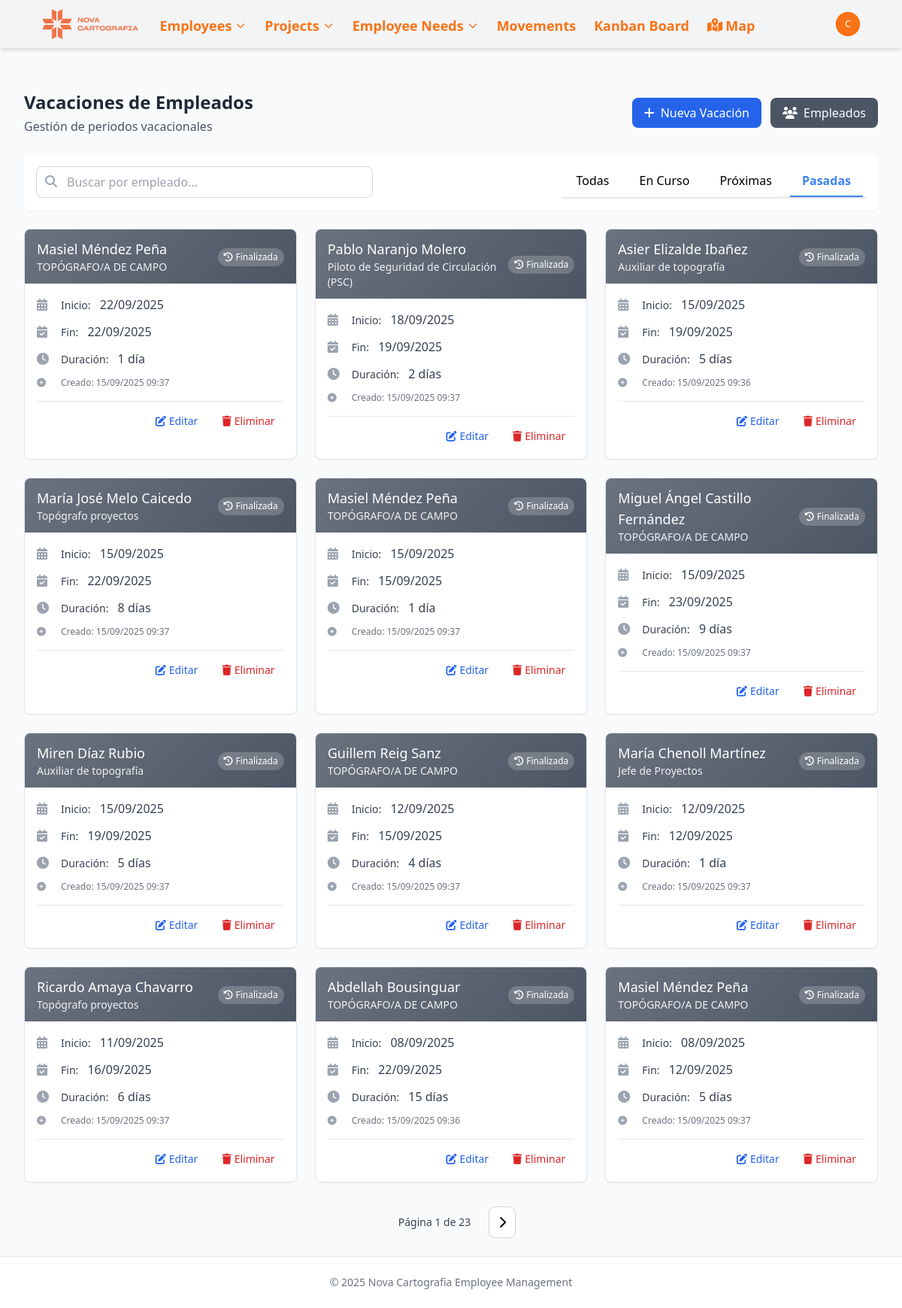
/employee-vacations/?status=past (signed in), run on an earlier commit of the app's database.
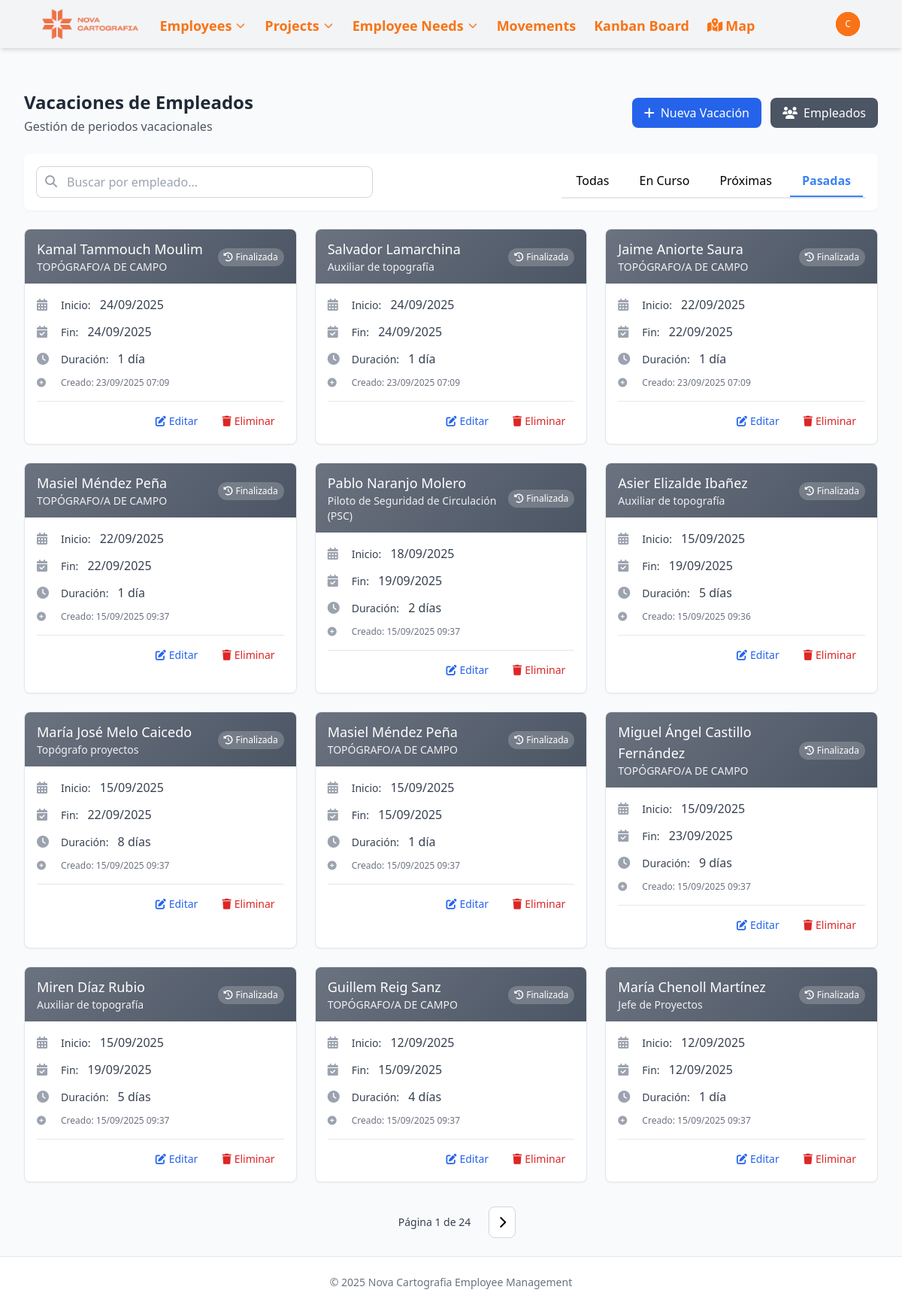
And on a later commit of the database.
### novacartografia_employee_management/models.py (models this page shows, shortened)
class EmployeeVacation(models.Model):
    employee = models.ForeignKey(Employee, on_delete=models.CASCADE, related_name='holidays')
    date_from = models.DateField()
    date_to = models.DateField()
    created_at = models.DateTimeField(auto_now_add=True)
    class Meta:
        ordering = ['date_from']
        verbose_name = "Employee Holiday"
        verbose_name_plural = "Employee Holidays"

class Employee(models.Model):
    name = models.CharField(max_length=100)
    job = models.CharField(max_length=100)
    project_id = models.ForeignKey(Project, on_delete=models.SET_NULL, related_name='employee_set', blank=True, null=True)
    street = models.CharField(max_length=100, blank=True, null=True)
    city = models.CharField(max_length=100, blank=True, null=True)
    active = models.BooleanField(default=True, help_text="Indicates if the employee is currently active")
    start_date = models.DateField(default=timezone.now, help_text="When the employee started working", null=True, blank=True)
    end_date = models.DateField(blank=True, null=True, help_text="When the employee ended working, if applicable")
    state = models.CharField(max_length=50, default='valencia',
           choices=[
                ('Araba (Álava)', 'Álava'),
                ('Albacete', 'Albacete'),
                ('Alacant (Alicante)', 'Alicante'),
                ('Almería', 'Almería'),
                ('Asturias', 'Asturias'),
                ('Ávila', 'Ávila'),
                ('Badajoz', 'Badajoz'),
                ('Barcelona', 'Barcelona'),
                ('Burgos', 'Burgos'),
                ('Cáceres', 'Cáceres'),
                ('Cádiz', 'Cádiz'),
                ('Cantabria', 'Cantabria'),
                ('Castelló (Castellón)', 'Castellón'),
                ('Ceuta', 'Ceuta'),
                ('Ciudad Real', 'Ciudad Real'),
                ('Córdoba', 'Córdoba'),
                ('Cuenca', 'Cuenca'),
                ('Gerona', 'Gerona'),
                ('Granada', 'Granada'),
                ('Guadalajara', 'Guadalajara'),
                ('Gipuzkoa (Guipúzcoa)', 'Guipúzcoa'),
                ('Huelva', 'Huelva'),
                ('Huesca', 'Huesca'),
                ('Islas Baleares', 'Islas Baleares'),
                ('Jaén', 'Jaén'),
                ('A Coruña (La Coruña)', 'La Coruña'),
                ('La Rioja', 'La Rioja'),
                ('Las Palmas', 'Las Palmas'),
                ('León', 'León'),
                ('Lérida', 'Lérida'),
                ('Lleida', 'Lérida'),  # Agregado porque aparece en tu CSV
                ('Lugo', 'Lugo'),
                ('Madrid', 'Madrid'),
                ('Málaga', 'Málaga'),
                ('Melilla', 'Melilla'),
                ('Murcia', 'Murcia'),
                ('Navarra (Nafarroa)', 'Navarra'),  # Corregido para coincidir con el CSV
                ('Orense', 'Orense'),
                ('Palencia', 'Palencia'),
                ('Pontevedra', 'Pontevedra'),
                ('Salamanca', 'Salamanca'),
                ('Santa Cruz de Tenerife', 'Santa Cruz de Tenerife'),
                ('Segovia', 'Segovia'),
                ('Sevilla', 'Sevilla'),
                ('Soria', 'Soria'),
                ('Tarragona', 'Tarragona'),
                ('Teruel', 'Teruel'),
                ('Toledo', 'Toledo'),
                ('Valencia', 'Valencia'),
                ('Valladolid', 'Valladolid'),
                ('Bizkaia (Vizcaya)', 'Vizcaya'),
                ('Zamora', 'Zamora'),
                ('Zaragoza', 'Zaragoza'),
            ])
    latitude = models.FloatField(null=True, blank=True)
    longitude = models.FloatField(null=True, blank=True)
    academic_training = models.CharField(max_length=100, blank=True, null=True)
    driver_license = models.BooleanField(default=False)
    twenty_hours = models.BooleanField(default=False)
    sixty_hours = models.BooleanField(default=False)
    confine = models.BooleanField(default=False)
    height = models.BooleanField(default=False)
    mining = models.BooleanField(default=False)
    railway_carriage = models.BooleanField(default=False)
    railway_mounting = models.BooleanField(default=False)
    building = models.BooleanField(default=False)
    office_work = models.BooleanField(default=False)
    scanner = models.BooleanField(default=False)
    leveling = models.BooleanField(default=False)
    static = models.BooleanField(default=False)
    drag = models.BooleanField(default=False)
    locked = models.BooleanField(default=False, help_text="Indicates if the employee is locked for a future project")
    vacations_from = models.DateField(blank=True, null=True)
    vacations_to = models.DateField(blank=True, null=True)
    leave_from = models.DateField(blank=True, null=True)
    leave_to = models.DateField(blank=True, null=True)
    end_contract = models.BooleanField(default=False, help_text="Indicates if the employee's contract is ending soon")

### novacartografia_employee_management/views.py (the view)
# urls.py: path('employee-vacations/', views.employee_vacation_list, name='employee_vacation_list'),
@login_required
def employee_vacation_list(request):
    search_query = request.GET.get('search', '')
    status_filter = request.GET.get('status', '')
    today = timezone.now().date()
    vacations = EmployeeVacation.objects.annotate(
        status_category=Case(
            When(date_from__lte=today, date_to__gte=today, then=Value(1)),
            When(date_from__gt=today, then=Value(2)),
            When(date_to__lt=today, then=Value(3)),
            default=Value(4),
            output_field=IntegerField(),
        )
    ).select_related('employee')
    if search_query:
        vacations = vacations.filter(
            Q(employee__name__icontains=search_query) |
            Q(employee__job__icontains=search_query) |
            Q(employee__state__icontains=search_query)
        )
    if status_filter == 'current':
        vacations = vacations.filter(date_from__lte=today, date_to__gte=today)
    elif status_filter == 'upcoming':
        vacations = vacations.filter(date_from__gt=today)
    elif status_filter == 'past':
        vacations = vacations.filter(date_to__lt=today)
    vacations = vacations.order_by('status_category', '-date_from', 'employee__name')
    paginator = Paginator(vacations, 12)  # 12 vacaciones por página
    page_number = request.GET.get('page')
    page_obj = paginator.get_page(page_number)
    context = {
        'employee_vacations': page_obj,
        'page_obj': page_obj,
        'is_paginated': page_obj.has_other_pages(),
        'search_query': search_query,
        'status_filter': status_filter,
        'can_edit': request.user.groups.filter(name='Editores').exists() or request.user.is_superuser,
    }
    return render(request, 'novacartografia_employee_management/employee_vacation_list.html', context)

### novacartografia_employee_management/templatetags/employee_filters.py (called while the page is built)
@register.filter
def date_diff(date1, date2):
    if date1 and date2:
        try:
            if isinstance(date1, str):
                date1 = datetime.strptime(date1, '%Y-%m-%d').date()
            if isinstance(date2, str):
                date2 = datetime.strptime(date2, '%Y-%m-%d').date()
            diff = (date1 - date2).days + 1  # +1 para incluir ambos días
            return max(diff, 0)  # No devolver números negativos
        except:
            return 0
    return 0

### templates/novacartografia_employee_management/employee_vacation_list.html (shortened to what the changed rows need)
{% extends "base.html" %}
{% load employee_filters %}
{% block content %}
<div class="main-content-wrapper">
    <div class="flex flex-col md:flex-row md:justify-between md:items-center mb-6">
        <div>
            <h2 class="text-2xl font-bold text-gray-800">Vacaciones de Empleados</h2>
        </div>
    </div>
    <div class="grid grid-cols-1 md:grid-cols-2 lg:grid-cols-3 gap-6">
        {% for vacation in employee_vacations %}
            {% now "Y-m-d" as today %}
            <div class="vacation-card bg-white rounded-lg shadow-sm border border-gray-200 overflow-hidden">
                <div class="px-4 py-3 {% if vacation.date_from|date:'Y-m-d' <= today and vacation.date_to|date:'Y-m-d' >= today %}status-current{% elif vacation.date_from|date:'Y-m-d' > today %}status-upcoming{% else %}status-past{% endif %}">
                    <div class="flex justify-between items-center">
                        <div>
                            <h3 class="font-medium text-lg">{{ vacation.employee.name }}</h3>
                            <p class="text-sm opacity-90">{{ vacation.employee.job }}</p>
                        </div>
                        <div class="text-right">
                            {% if vacation.date_from|date:"Y-m-d" <= today and vacation.date_to|date:"Y-m-d" >= today %}
                                <span class="inline-flex items-center px-2 py-1 rounded-full text-xs font-medium bg-white bg-opacity-20">
                                    <i class="fas fa-check-circle mr-1"></i>En Curso
                                </span>
                            {% elif vacation.date_from|date:"Y-m-d" > today %}
                                <span class="inline-flex items-center px-2 py-1 rounded-full text-xs font-medium bg-white bg-opacity-20">
                                    <i class="fas fa-clock mr-1"></i>Próxima
                                </span>
                            {% else %}
                                <span class="inline-flex items-center px-2 py-1 rounded-full text-xs font-medium bg-white bg-opacity-20">
                                    <i class="fas fa-history mr-1"></i>Finalizada
                                </span>
                            {% endif %}
                        </div>
                    </div>
                </div>
                <div class="p-4">
                    <div class="space-y-3">
                        <div class="flex items-center text-gray-700">
                            <i class="fas fa-calendar-alt w-5 text-gray-400 mr-3"></i>
                            <div>
                                <span class="text-sm font-medium">Inicio:</span>
                                <span class="ml-2">{{ vacation.date_from|date:"d/m/Y" }}</span>
                            </div>
                        </div>
                        <div class="flex items-center text-gray-700">
                            <i class="fas fa-calendar-check w-5 text-gray-400 mr-3"></i>
                            <div>
                                <span class="text-sm font-medium">Fin:</span>
                                <span class="ml-2">{{ vacation.date_to|date:"d/m/Y" }}</span>
                            </div>
                        </div>
                        <div class="flex items-center text-gray-700">
                            <i class="fas fa-clock w-5 text-gray-400 mr-3"></i>
                            <div>
                                <span class="text-sm font-medium">Duración:</span>
                                <span class="ml-2">
                                    {% with days=vacation.date_to|date_diff:vacation.date_from %}
                                        {{ days }} día{{ days|pluralize }}
                                    {% endwith %}
                                </span>
                            </div>
                        </div>
                        <div class="flex items-center text-gray-500 text-xs">
                            <i class="fas fa-plus-circle w-5 text-gray-400 mr-3"></i>
                            <span>Creado: {{ vacation.created_at|date:"d/m/Y H:i" }}</span>
                        </div>
                    </div>
                    {% if can_edit %}
                        <div class="mt-4 pt-3 border-t border-gray-200 flex justify-end space-x-2">
                            <a href="{% url 'employee_vacation_update' vacation.pk %}"
                               class="text-blue-600 hover:text-blue-800 px-3 py-1 rounded text-sm transition-colors duration-200"
                               title="Editar">
                                <i class="fas fa-edit mr-1"></i>Editar
                            </a>
                            <a href="{% url 'employee_vacation_delete' vacation.pk %}"
                               class="text-red-600 hover:text-red-800 px-3 py-1 rounded text-sm transition-colors duration-200"
                               title="Eliminar">
                                <i class="fas fa-trash mr-1"></i>Eliminar
                            </a>
                        </div>
                    {% endif %}
                </div>
            </div>
        {% endfor %}
    </div>
    {% if is_paginated %}
        <div class="mt-8 flex justify-center">
            <nav class="flex items-center space-x-2">
                <span class="px-4 py-2 text-sm text-gray-700">
                    Página {{ page_obj.number }} de {{ page_obj.paginator.num_pages }}
                </span>
                {% if page_obj.has_next %}
                    <a href="?{% if request.GET.search %}search={{ request.GET.search }}&{% endif %}{% if request.GET.status %}status={{ request.GET.status }}&{% endif %}page={{ page_obj.next_page_number }}"
                       class="px-3 py-2 bg-white border border-gray-300 rounded-lg hover:bg-gray-50 transition-colors duration-200">
                        <i class="fas fa-chevron-right"></i>
                    </a>
                {% endif %}
            </nav>
        </div>
    {% endif %}
</div>
{% endblock %}

What changed in the data, as far as the page shows it:
no longer on this page (row unchanged): EmployeeVacation: employee.name "Ricardo Amaya Chavarro", employee.job "Topógrafo proyectos", shows "Finalizada", date_from "11/09/2025", date_to "16/09/2025", vacation "6", created_at "15/09/2025 09:37"
no longer on this page (row unchanged): EmployeeVacation: employee.name "Abdellah Bousinguar", employee.job "TOPÓGRAFO/A DE CAMPO", shows "Finalizada", date_from "08/09/2025", date_to "22/09/2025", vacation "15", created_at "15/09/2025 09:36"
no longer on this page (row unchanged): EmployeeVacation: employee.name "Masiel Méndez Peña", employee.job "TOPÓGRAFO/A DE CAMPO", shows "Finalizada", date_from "08/09/2025", date_to "12/09/2025", vacation "5", created_at "15/09/2025 09:37"
added EmployeeVacation: employee.name "Kamal Tammouch Moulim", employee.job "TOPÓGRAFO/A DE CAMPO", shows "Finalizada", date_from "24/09/2025", date_to "24/09/2025", vacation "1", created_at "23/09/2025 07:09"
added EmployeeVacation: employee.name "Salvador Lamarchina", employee.job "Auxiliar de topografía", shows "Finalizada", date_from "24/09/2025", date_to "24/09/2025", vacation "1", created_at "23/09/2025 07:09"
added EmployeeVacation: employee.name "Jaime Aniorte Saura", employee.job "TOPÓGRAFO/A DE CAMPO", shows "Finalizada", date_from "22/09/2025", date_to "22/09/2025", vacation "1", created_at "23/09/2025 07:09"
Also different on the page:
{{ page_obj.paginator.num_pages }}: "23" → "24"
